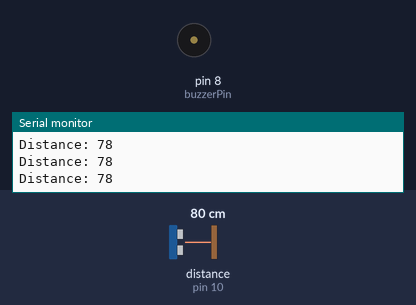
Simulated run of this sketch. Board: Arduino Uno, built with avr-gcc and run on an emulated ATmega328P. Shown: buzzer (waves = sounding, pin HIGH), the last lines printed to the serial monitor. Wiring (inferred from the names in the program): ultrasonic range finder: trigger pin 9; echo pin 10. The test bench sets the inputs (shaded band); at power-on: distance to the obstacle (sensor on pin 10) 80 cm. The echo pulse lasts 58.3 µs per cm; pins used as bus, display or sensor lines are not drawn.

Above: at 1.2 s.
1.3 s: distance to the obstacle (sensor on pin 10) set to 22 cm
2.8 s: distance to the obstacle (sensor on pin 10) set to 18 cm
At 2.92 s:
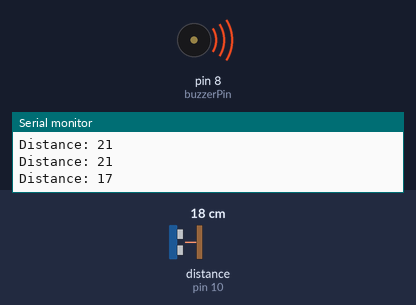
5.8 s: distance to the obstacle (sensor on pin 10) set to 35 cm
At 6.5 s:
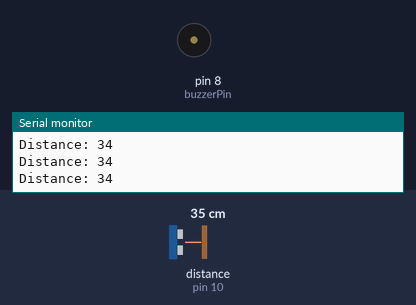
7.3 s: distance to the obstacle (sensor on pin 10) set to 2 cm
At 7.42 s:
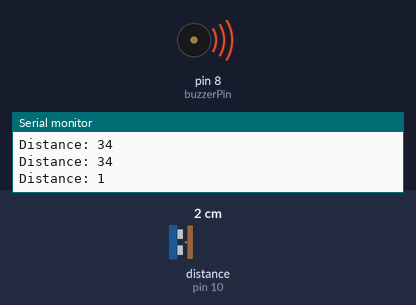
Timing chart, 0 to 11.3 s (numbered marks = the images above; inputs shaded):
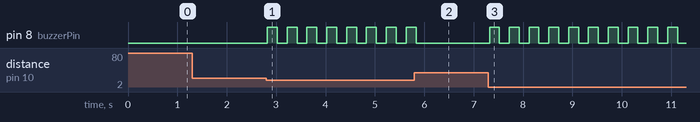

Measured:
- the behaviour switches between 21 and 20 cm on distance to the obstacle (sensor on pin 10) (found by bisection; images 0 and 1)
- after the input at 2.8 s, pin 8 (buzzerPin): alternates HIGH for 0.20 s and LOW for 0.20 s, starting at once
- after the input at 5.8 s, pin 8 (buzzerPin): goes on until 5.8 s, then stays LOW
- after the input at 7.3 s, pin 8 (buzzerPin): alternates HIGH for 0.20 s and LOW for 0.20 s, starting at once

The sketch:

Alarma_de_Proyectp_con_chaGPT.ino
```cpp
// Definición de pines
const int trigPin = 9;
const int echoPin = 10;
const int buzzerPin = 8;

// Variables para medición de distancia
long duration;
int distance;

// Umbral de distancia para activar la alarma (en centímetros)
int thresholdDistance = 20;

void setup() {
  Serial.begin(9600);
  pinMode(trigPin, OUTPUT);
  pinMode(echoPin, INPUT);
  pinMode(buzzerPin, OUTPUT);
}

void loop() {
  // Generar un pulso corto en el pin Trig para iniciar la medición
  digitalWrite(trigPin, LOW);
  delayMicroseconds(2);
  digitalWrite(trigPin, HIGH);
  delayMicroseconds(10);
  digitalWrite(trigPin, LOW);

  // Medir la duración del pulso Echo
  duration = pulseIn(echoPin, HIGH);

  // Calcular la distancia en centímetros
  distance = duration * 0.034 / 2;

  // Mostrar la distancia medida en el Monitor Serie (opcional)
  Serial.print("Distance: ");
  Serial.println(distance);

  // Activar el buzzer si la distancia medida es menor que el umbral
  if (distance < thresholdDistance) {
    digitalWrite(buzzerPin, HIGH);
    delay(200); // Duración del sonido de la alarma
    digitalWrite(buzzerPin, LOW);
    delay(200); // Tiempo de espera antes de la siguiente medición
  }
}
```
